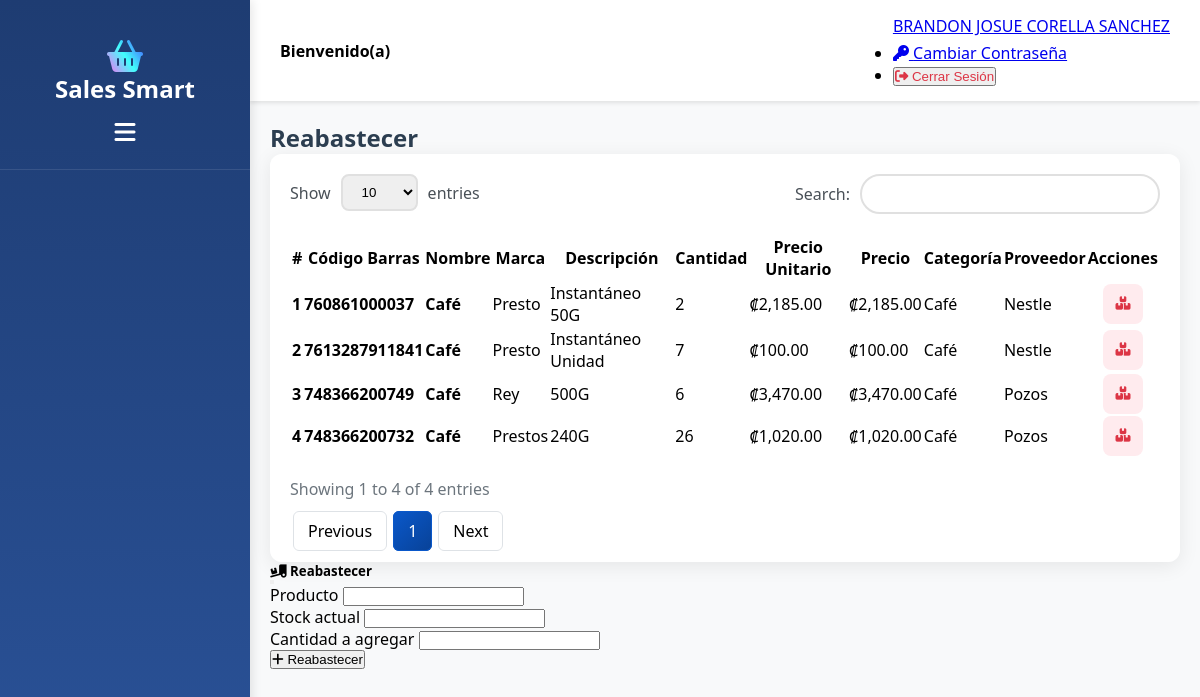
Page /View/Reabastecer/Reabastecer.php (signed in) on the earlier database version.
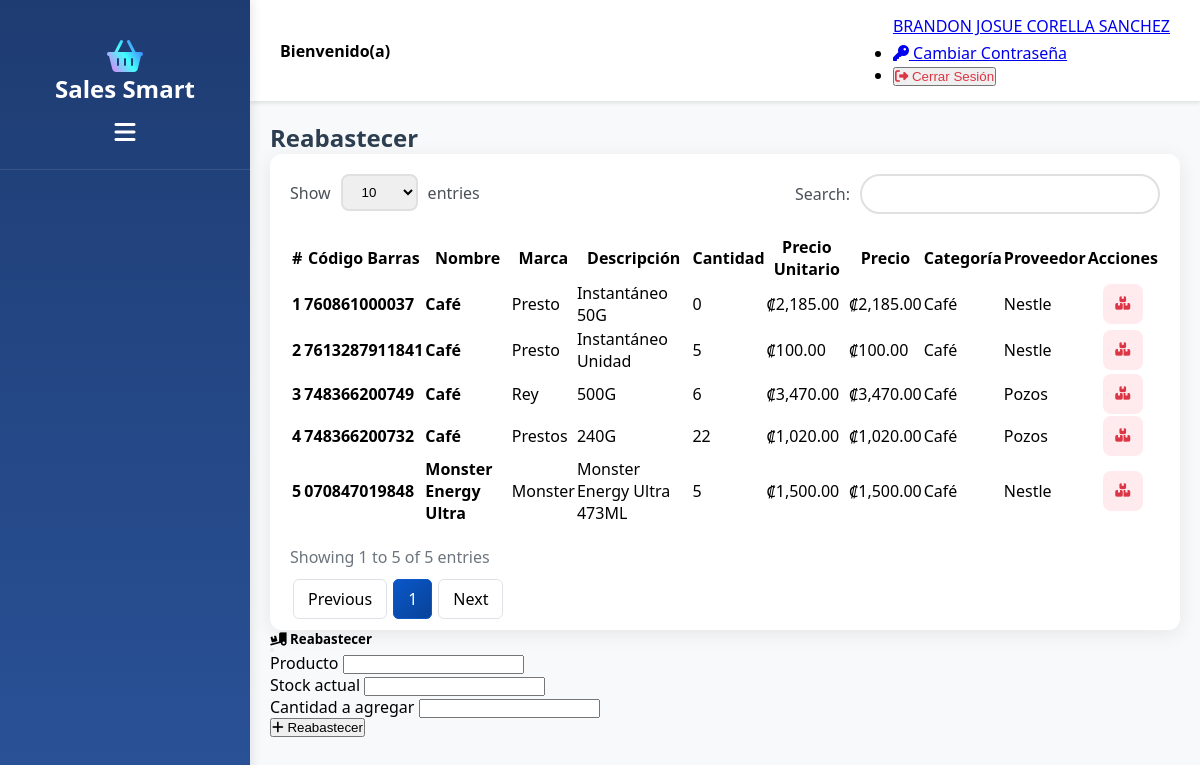
Same page on the later database version.
### tables this page shows
CREATE TABLE `tbproducto` (
  `idProducto` int NOT NULL AUTO_INCREMENT,
  `codigoBarras` varchar(255) NOT NULL,
  `nombre` varchar(255) NOT NULL,
  `marca` varchar(255) NOT NULL,
  `idCategoria` int NOT NULL,
  `descripcion` varchar(255) NOT NULL,
  `cantidad` int NOT NULL,
  `precioUnitario` decimal(10,2) DEFAULT NULL,
  `precio` decimal(10,2) DEFAULT NULL,
  `idProveedor` int NOT NULL,
  `estado` bit(1) NOT NULL DEFAULT b'1',
  PRIMARY KEY (`idProducto`),
  UNIQUE KEY `uq_tbproducto_codigoBarras` (`codigoBarras`),
  KEY `FK_PRODUCTO_CATEGORIA` (`idCategoria`),
  KEY `FK_PRODUCTO_PROVEEDOR` (`idProveedor`),
  CONSTRAINT `FK_PRODUCTO_CATEGORIA` FOREIGN KEY (`idCategoria`) REFERENCES `tbcategoria` (`idCategoria`),
  CONSTRAINT `FK_PRODUCTO_PROVEEDOR` FOREIGN KEY (`idProveedor`) REFERENCES `tbproveedores` (`idProveedor`)
);

CREATE TABLE `tbcategoria` (
  `idCategoria` int NOT NULL AUTO_INCREMENT,
  `nombreCategoria` varchar(45) NOT NULL,
  `estado` bit(1) NOT NULL DEFAULT b'1',
  PRIMARY KEY (`idCategoria`)
);

CREATE TABLE `tbproveedores` (
  `idProveedor` int NOT NULL AUTO_INCREMENT,
  `nombreProveedor` varchar(255) NOT NULL,
  `telefono` varchar(80) DEFAULT NULL,
  `correoElectronico` varchar(255) DEFAULT NULL,
  `estado` bit(1) NOT NULL DEFAULT b'1',
  PRIMARY KEY (`idProveedor`)
);

### Model/ReabastecerModel.php (called while the page is built, shortened)
<?php
    function ConsultarProductosModel ()
    {
        try
        {
            $context = OpenConnection();
            $sentencia = "CALL ConsultarProductosGlobal()";
            $resultado = $context -> query($sentencia);
            $datos = [];
            while ($row = $resultado->fetch_assoc())
            {
                $datos[] = $row;
            }
            return $datos;
        }
        catch(Exception $error)
        {
            SaveError($error);
            return false;
        }
    }
?>

### Controller/ReabastecerController.php (called while the page is built, shortened)
<?php
    include_once $_SERVER['DOCUMENT_ROOT'] . '/SalesSmart/Model/ReabastecerModel.php';
    function ConsultarProductos ()
    {
        return ConsultarProductosModel();
    }
?>

### View/Reabastecer/Reabastecer.php (the view, shortened to what the changed rows need)
<?php
    include_once $_SERVER['DOCUMENT_ROOT'] . '/SalesSmart/View/LayoutInterno.php';
    include_once $_SERVER['DOCUMENT_ROOT'] . '/SalesSmart/Controller/ReabastecerController.php';
    $productos = ConsultarProductos();
?>
<!doctype html>
<html lang="es">
<body>
    <div class="row mb-3">
        <div class="col-12 mt-4">
            <h2 class="text-center mb-3" style="color: #2c3e50; font-weight: 700;">Reabastecer</h2>
        </div>
    </div>
    <div class="card">
        <div class="card-body p-0 mt-3">
            <div class="table-responsive">
                <table class="table mb-0 text-center" id="tbProducto" name="tbProducto">
                    <thead>
                        <tr>
                            <th scope="col" class="text-center align-middle">#</th>
                            <th scope="col" class="text-center align-middle">Código Barras</th>
                            <th scope="col" class="text-center align-middle">Nombre</th>
                            <th scope="col" class="text-center align-middle">Marca</th>
                            <th scope="col" class="text-center align-middle">Descripción</th>
                            <th scope="col" class="text-center align-middle">Cantidad</th>
                            <th scope="col" class="text-center align-middle">Precio Unitario</th>
                            <th scope="col" class="text-center align-middle">Precio</th>
                            <th scope="col" class="text-center align-middle">Categoría</th>
                            <th scope="col" class="text-center align-middle">Proveedor</th>
                            <th scope="col" class="text-center align-middle">Acciones</th>
                        </tr>
                    </thead>
                    <tbody>
                    <?php
                    foreach ($productos as $producto) {
                        if ($producto['cantidad'] <= 5)
                        {
                            $badgeStock = 'danger';
                        }
                        elseif ($producto['cantidad'] <= 10)
                        {
                            $badgeStock = 'warning';
                        }
                        else
                        {
                            $badgeStock = 'success';
                        }
                        echo '
                        <tr>
                            <td class="text-center align-middle"><strong>'.$producto['idProducto'].'</strong></td>
                            <td class="text-center align-middle"><strong>'.$producto['codigoBarras'].'</strong></td>
                            <td class="text-center align-middle"><strong>'.$producto['nombre'].'</strong></td>
                            <td class="text-center align-middle">'.$producto['marca'].'</td>
                            <td class="text-center align-middle">'.$producto['descripcion'].'</td>
                            <td class="text-center align-middle">
                                <span class="badge bg-'.$badgeStock.'">'.$producto['cantidad'].'</span>
                            </td>
                            <td class="text-center align-middle">
                                ₡'.number_format($producto['precioUnitario'], 2).'
                            </td>
                            <td class="text-center align-middle">
                                ₡'.number_format($producto['precio'], 2).'
                            </td>
                            <td class="text-center align-middle">
                                <span class="badge bg-info">'.$producto['nombreCategoria'].'</span>
                            </td>
                            <td class="text-center align-middle">'.$producto['nombreProveedor'].'</td>
                            <td class="text-center align-middle">
                                <div class="action-buttons">
                                    <button
                                        class="btn btn-sm btn-outline-success"
                                        onclick="abrirModalReabastecer(
                                            '.$producto['idProducto'].',
                                            \''.addslashes($producto['nombre']).'\',
                                            '.$producto['cantidad'].'
                                        )">
                                        <i class="fas fa-boxes-stacked"></i>
                                    </button>
                                </div>
                            </td>
                        </tr>';
                    }
                    ?>
                    </tbody>
                </table>
            </div>
        </div>
    </div>
</body>
</html>

Differences in the rows shown:
changed tbproducto "Instantáneo 50G": cantidad "2" → "0"
changed tbproducto "Instantáneo Unidad": cantidad "7" → "5"
changed tbproducto "Prestos": cantidad "26" → "22"
added tbproducto: idProducto "5", codigoBarras "070847019848", nombre "Monster Energy Ultra", marca "Monster", descripcion "Monster Energy Ultra 473ML", cantidad "5", precioUnitario "1,500.00", precio "1,500.00", idCategoria.nombreCategoria "Café", idProveedor.nombreProveedor "Nestle"
Other differences:
text written by a page script: "Show entries Search: Showing 1 to 4 of 4 entries Previous 1 Next" → "Show entries Search: Showing 1 to 5 of 5 entries Previous 1 Next"
